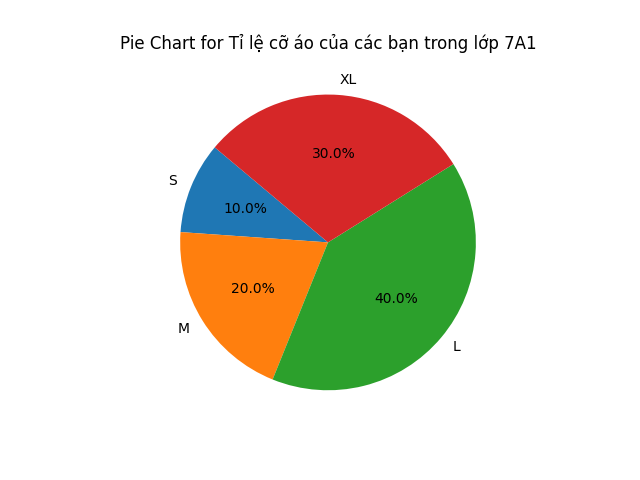

Here is the Python script that generated this plot:
import pandas as pd
import matplotlib.pyplot as plt

file_path = './Lop7/Thong ke/Data lop 7.xlsx'

# Load the Excel file
excel_data = pd.ExcelFile(file_path)

# Select the appropriate sheet by its name or index
sheet_name = excel_data.sheet_names[1]

# Read the sheet into a DataFrame without assuming a header
df = pd.read_excel(file_path, sheet_name=sheet_name, header=None)

sheet_name = df.iloc[0, 0]
df = df.drop([0]).reset_index(drop=True)

# Ensure the DataFrame has at least two rows and multiple columns
if df.shape[0] < 2 or df.shape[1] < 2:
    print("The data does not have enough rows or columns.")
else:
    # Extract labels and values from the first and second rows respectively
    labels = df.iloc[0, 1:]  # Skip the first column which is just a label
    values = df.iloc[1, 1:].apply(lambda x: float(str(x).strip('%')))  # Convert percentages to float

    # Create the pie chart
    plt.figure()
    plt.pie(values, labels=labels, autopct='%1.1f%%', startangle=140)
    plt.title(f'Pie Chart for {sheet_name}')
    plt.show()
